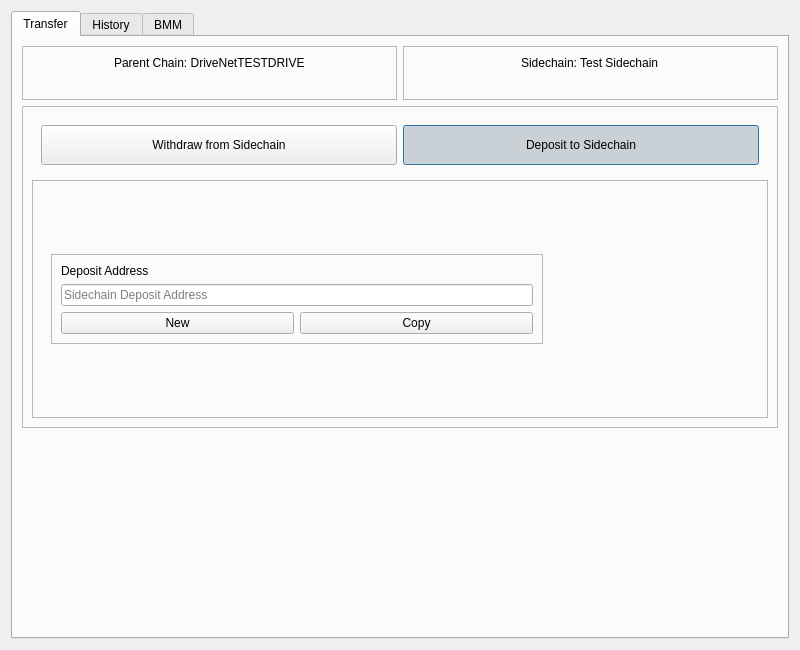
<?xml version="1.0" encoding="UTF-8"?>
<ui version="4.0">
 <class>SidechainPage</class>
 <widget class="QWidget" name="SidechainPage">
  <property name="geometry">
   <rect>
    <x>0</x>
    <y>0</y>
    <width>800</width>
    <height>650</height>
   </rect>
  </property>
  <property name="windowTitle">
   <string>Form</string>
  </property>
  <layout class="QVBoxLayout" name="verticalLayout_2">
   <item>
    <widget class="QTabWidget" name="tabWidget">
     <property name="currentIndex">
      <number>0</number>
     </property>
     <widget class="QWidget" name="tabTransfer">
      <attribute name="icon">
       <iconset resource="../bitcoin.qrc">
        <normaloff>:/icons/tx_inout</normaloff>:/icons/tx_inout</iconset>
      </attribute>
      <attribute name="title">
       <string>Transfer</string>
      </attribute>
      <layout class="QGridLayout" name="gridLayout">
       <item row="0" column="1">
        <widget class="QFrame" name="frame_2">
         <property name="frameShape">
          <enum>QFrame::StyledPanel</enum>
         </property>
         <property name="frameShadow">
          <enum>QFrame::Raised</enum>
         </property>
         <layout class="QGridLayout" name="gridLayout_3">
          <item row="0" column="0">
           <widget class="QLabel" name="label_2">
            <property name="text">
             <string>Sidechain: Test Sidechain</string>
            </property>
           </widget>
          </item>
          <item row="1" column="0">
           <widget class="QLabel" name="label_4">
            <property name="sizePolicy">
             <sizepolicy hsizetype="Fixed" vsizetype="Fixed">
              <horstretch>0</horstretch>
              <verstretch>0</verstretch>
             </sizepolicy>
            </property>
            <property name="maximumSize">
             <size>
              <width>128</width>
              <height>128</height>
             </size>
            </property>
            <property name="text">
             <string/>
            </property>
            <property name="pixmap">
             <pixmap resource="../bitcoin.qrc">:/icons/about</pixmap>
            </property>
           </widget>
          </item>
         </layout>
        </widget>
       </item>
       <item row="1" column="0" colspan="2">
        <widget class="QFrame" name="frame_3">
         <property name="frameShape">
          <enum>QFrame::StyledPanel</enum>
         </property>
         <property name="frameShadow">
          <enum>QFrame::Raised</enum>
         </property>
         <layout class="QVBoxLayout" name="verticalLayout_4">
          <item>
           <widget class="QFrame" name="frame_4">
            <property name="frameShape">
             <enum>QFrame::NoFrame</enum>
            </property>
            <property name="frameShadow">
             <enum>QFrame::Raised</enum>
            </property>
            <layout class="QHBoxLayout" name="horizontalLayout">
             <item>
              <widget class="QPushButton" name="pushButtonWithdraw">
               <property name="minimumSize">
                <size>
                 <width>0</width>
                 <height>40</height>
                </size>
               </property>
               <property name="text">
                <string>Withdraw from Sidechain</string>
               </property>
               <property name="icon">
                <iconset resource="../bitcoin.qrc">
                 <normaloff>:/icons/left</normaloff>:/icons/left</iconset>
               </property>
               <property name="iconSize">
                <size>
                 <width>32</width>
                 <height>32</height>
                </size>
               </property>
               <property name="checkable">
                <bool>true</bool>
               </property>
               <property name="autoExclusive">
                <bool>true</bool>
               </property>
              </widget>
             </item>
             <item>
              <widget class="QPushButton" name="pushButtonDeposit">
               <property name="minimumSize">
                <size>
                 <width>0</width>
                 <height>40</height>
                </size>
               </property>
               <property name="layoutDirection">
                <enum>Qt::RightToLeft</enum>
               </property>
               <property name="text">
                <string>Deposit to Sidechain</string>
               </property>
               <property name="icon">
                <iconset resource="../bitcoin.qrc">
                 <normaloff>:/icons/right</normaloff>:/icons/right</iconset>
               </property>
               <property name="iconSize">
                <size>
                 <width>32</width>
                 <height>32</height>
                </size>
               </property>
               <property name="checkable">
                <bool>true</bool>
               </property>
               <property name="checked">
                <bool>true</bool>
               </property>
               <property name="autoExclusive">
                <bool>true</bool>
               </property>
               <property name="autoDefault">
                <bool>false</bool>
               </property>
               <property name="default">
                <bool>true</bool>
               </property>
              </widget>
             </item>
            </layout>
           </widget>
          </item>
          <item>
           <widget class="QFrame" name="frame_5">
            <property name="frameShape">
             <enum>QFrame::StyledPanel</enum>
            </property>
            <property name="frameShadow">
             <enum>QFrame::Raised</enum>
            </property>
            <layout class="QGridLayout" name="gridLayout_9">
             <item row="0" column="0">
              <widget class="QStackedWidget" name="stackedWidget">
               <property name="currentIndex">
                <number>1</number>
               </property>
               <widget class="QWidget" name="pageWithdraw">
                <layout class="QVBoxLayout" name="verticalLayout_3">
                 <item>
                  <widget class="QFrame" name="frame_7">
                   <property name="frameShape">
                    <enum>QFrame::StyledPanel</enum>
                   </property>
                   <property name="frameShadow">
                    <enum>QFrame::Raised</enum>
                   </property>
                   <layout class="QGridLayout" name="gridLayout_4">
                    <item row="0" column="0">
                     <widget class="QLabel" name="label_5">
                      <property name="sizePolicy">
                       <sizepolicy hsizetype="Preferred" vsizetype="Maximum">
                        <horstretch>0</horstretch>
                        <verstretch>0</verstretch>
                       </sizepolicy>
                      </property>
                      <property name="text">
                       <string>Pending:</string>
                      </property>
                     </widget>
                    </item>
                    <item row="1" column="1">
                     <widget class="QLabel" name="available">
                      <property name="sizePolicy">
                       <sizepolicy hsizetype="Preferred" vsizetype="Maximum">
                        <horstretch>0</horstretch>
                        <verstretch>0</verstretch>
                       </sizepolicy>
                      </property>
                      <property name="text">
                       <string>0.0</string>
                      </property>
                     </widget>
                    </item>
                    <item row="0" column="1">
                     <widget class="QLabel" name="pending">
                      <property name="sizePolicy">
                       <sizepolicy hsizetype="Preferred" vsizetype="Maximum">
                        <horstretch>0</horstretch>
                        <verstretch>0</verstretch>
                       </sizepolicy>
                      </property>
                      <property name="text">
                       <string>0.0</string>
                      </property>
                     </widget>
                    </item>
                    <item row="0" column="2" rowspan="2">
                     <spacer name="horizontalSpacer_2">
                      <property name="orientation">
                       <enum>Qt::Horizontal</enum>
                      </property>
                      <property name="sizeType">
                       <enum>QSizePolicy::MinimumExpanding</enum>
                      </property>
                      <property name="sizeHint" stdset="0">
                       <size>
                        <width>40</width>
                        <height>20</height>
                       </size>
                      </property>
                     </spacer>
                    </item>
                    <item row="1" column="0">
                     <widget class="QLabel" name="label_7">
                      <property name="sizePolicy">
                       <sizepolicy hsizetype="Preferred" vsizetype="Maximum">
                        <horstretch>0</horstretch>
                        <verstretch>0</verstretch>
                       </sizepolicy>
                      </property>
                      <property name="text">
                       <string>Available to withdraw:</string>
                      </property>
                     </widget>
                    </item>
                   </layout>
                  </widget>
                 </item>
                 <item>
                  <widget class="QFrame" name="frame_8">
                   <property name="frameShape">
                    <enum>QFrame::StyledPanel</enum>
                   </property>
                   <property name="frameShadow">
                    <enum>QFrame::Raised</enum>
                   </property>
                   <layout class="QGridLayout" name="gridLayout_5">
                    <item row="1" column="0">
                     <layout class="QHBoxLayout" name="payToLayout">
                      <property name="spacing">
                       <number>0</number>
                      </property>
                      <item>
                       <widget class="QValidatedLineEdit" name="payTo">
                        <property name="toolTip">
                         <string>The Bitcoin address to send the payment to</string>
                        </property>
                        <property name="text">
                         <string/>
                        </property>
                        <property name="placeholderText">
                         <string>Mainchain Bitcoin Address</string>
                        </property>
                       </widget>
                      </item>
                      <item>
                       <widget class="QToolButton" name="pasteButton">
                        <property name="toolTip">
                         <string>Paste address from clipboard</string>
                        </property>
                        <property name="text">
                         <string/>
                        </property>
                        <property name="icon">
                         <iconset resource="../bitcoin.qrc">
                          <normaloff>:/icons/editpaste</normaloff>:/icons/editpaste</iconset>
                        </property>
                        <property name="iconSize">
                         <size>
                          <width>22</width>
                          <height>22</height>
                         </size>
                        </property>
                        <property name="shortcut">
                         <string>Alt+P</string>
                        </property>
                       </widget>
                      </item>
                      <item>
                       <widget class="QToolButton" name="deleteButton">
                        <property name="toolTip">
                         <string>Remove this entry</string>
                        </property>
                        <property name="text">
                         <string/>
                        </property>
                        <property name="icon">
                         <iconset resource="../bitcoin.qrc">
                          <normaloff>:/icons/remove</normaloff>:/icons/remove</iconset>
                        </property>
                        <property name="iconSize">
                         <size>
                          <width>22</width>
                          <height>22</height>
                         </size>
                        </property>
                       </widget>
                      </item>
                     </layout>
                    </item>
                    <item row="0" column="0">
                     <widget class="QLabel" name="label_9">
                      <property name="text">
                       <string>Withdraw Address:</string>
                      </property>
                     </widget>
                    </item>
                    <item row="2" column="0">
                     <layout class="QHBoxLayout" name="horizontalLayoutAmount" stretch="0">
                      <item>
                       <widget class="BitcoinAmountField" name="payAmount"/>
                      </item>
                     </layout>
                    </item>
                    <item row="1" column="1" rowspan="2">
                     <widget class="QPushButton" name="pushButtonWT">
                      <property name="sizePolicy">
                       <sizepolicy hsizetype="Minimum" vsizetype="Minimum">
                        <horstretch>0</horstretch>
                        <verstretch>0</verstretch>
                       </sizepolicy>
                      </property>
                      <property name="text">
                       <string>Withdraw</string>
                      </property>
                     </widget>
                    </item>
                   </layout>
                  </widget>
                 </item>
                </layout>
               </widget>
               <widget class="QWidget" name="pageDeposit">
                <layout class="QHBoxLayout" name="horizontalLayout_5">
                 <item>
                  <widget class="QFrame" name="frame_6">
                   <property name="sizePolicy">
                    <sizepolicy hsizetype="Preferred" vsizetype="Maximum">
                     <horstretch>0</horstretch>
                     <verstretch>0</verstretch>
                    </sizepolicy>
                   </property>
                   <property name="frameShape">
                    <enum>QFrame::StyledPanel</enum>
                   </property>
                   <property name="frameShadow">
                    <enum>QFrame::Raised</enum>
                   </property>
                   <layout class="QGridLayout" name="gridLayout_8">
                    <item row="3" column="1">
                     <widget class="QPushButton" name="pushButtonCopy">
                      <property name="sizePolicy">
                       <sizepolicy hsizetype="Minimum" vsizetype="Fixed">
                        <horstretch>0</horstretch>
                        <verstretch>0</verstretch>
                       </sizepolicy>
                      </property>
                      <property name="text">
                       <string>Copy</string>
                      </property>
                      <property name="icon">
                       <iconset resource="../bitcoin.qrc">
                        <normaloff>:/icons/editcopy</normaloff>:/icons/editcopy</iconset>
                      </property>
                     </widget>
                    </item>
                    <item row="1" column="0" colspan="2">
                     <widget class="QLineEdit" name="lineEditDepositAddress">
                      <property name="sizePolicy">
                       <sizepolicy hsizetype="Expanding" vsizetype="Fixed">
                        <horstretch>0</horstretch>
                        <verstretch>0</verstretch>
                       </sizepolicy>
                      </property>
                      <property name="placeholderText">
                       <string>Sidechain Deposit Address</string>
                      </property>
                     </widget>
                    </item>
                    <item row="3" column="0">
                     <widget class="QPushButton" name="pushButtonNew">
                      <property name="text">
                       <string>New</string>
                      </property>
                      <property name="icon">
                       <iconset resource="../bitcoin.qrc">
                        <normaloff>:/movies/spinner-035</normaloff>:/movies/spinner-035</iconset>
                      </property>
                     </widget>
                    </item>
                    <item row="0" column="0">
                     <widget class="QLabel" name="labelDepositAddress">
                      <property name="text">
                       <string>Deposit Address</string>
                      </property>
                     </widget>
                    </item>
                   </layout>
                  </widget>
                 </item>
                 <item>
                  <widget class="QRImageWidget" name="QRCode">
                   <property name="sizePolicy">
                    <sizepolicy hsizetype="Minimum" vsizetype="Fixed">
                     <horstretch>0</horstretch>
                     <verstretch>0</verstretch>
                    </sizepolicy>
                   </property>
                   <property name="minimumSize">
                    <size>
                     <width>200</width>
                     <height>200</height>
                    </size>
                   </property>
                   <property name="maximumSize">
                    <size>
                     <width>200</width>
                     <height>200</height>
                    </size>
                   </property>
                   <property name="toolTip">
                    <string>QR Code</string>
                   </property>
                   <property name="textFormat">
                    <enum>Qt::PlainText</enum>
                   </property>
                   <property name="alignment">
                    <set>Qt::AlignCenter</set>
                   </property>
                   <property name="wordWrap">
                    <bool>true</bool>
                   </property>
                  </widget>
                 </item>
                </layout>
               </widget>
              </widget>
             </item>
            </layout>
           </widget>
          </item>
         </layout>
        </widget>
       </item>
       <item row="0" column="0">
        <widget class="QFrame" name="frame">
         <property name="frameShape">
          <enum>QFrame::StyledPanel</enum>
         </property>
         <property name="frameShadow">
          <enum>QFrame::Raised</enum>
         </property>
         <layout class="QGridLayout" name="gridLayout_2">
          <item row="0" column="0">
           <widget class="QLabel" name="label">
            <property name="text">
             <string>Parent Chain: DriveNetTESTDRIVE</string>
            </property>
           </widget>
          </item>
          <item row="1" column="0">
           <widget class="QLabel" name="label_3">
            <property name="sizePolicy">
             <sizepolicy hsizetype="Fixed" vsizetype="Fixed">
              <horstretch>0</horstretch>
              <verstretch>0</verstretch>
             </sizepolicy>
            </property>
            <property name="maximumSize">
             <size>
              <width>128</width>
              <height>128</height>
             </size>
            </property>
            <property name="text">
             <string/>
            </property>
            <property name="pixmap">
             <pixmap resource="../bitcoin.qrc">:/icons/bitcoin</pixmap>
            </property>
            <property name="scaledContents">
             <bool>true</bool>
            </property>
           </widget>
          </item>
         </layout>
        </widget>
       </item>
       <item row="2" column="0" colspan="2">
        <spacer name="verticalSpacer_4">
         <property name="orientation">
          <enum>Qt::Vertical</enum>
         </property>
         <property name="sizeHint" stdset="0">
          <size>
           <width>20</width>
           <height>40</height>
          </size>
         </property>
        </spacer>
       </item>
      </layout>
     </widget>
     <widget class="QWidget" name="tabHistory">
      <attribute name="icon">
       <iconset resource="../bitcoin.qrc">
        <normaloff>:/icons/history</normaloff>:/icons/history</iconset>
      </attribute>
      <attribute name="title">
       <string>History</string>
      </attribute>
      <layout class="QGridLayout" name="gridLayout_6">
       <item row="2" column="0">
        <widget class="QLabel" name="label_10">
         <property name="text">
          <string>WT^ Explorer:</string>
         </property>
        </widget>
       </item>
       <item row="0" column="0">
        <widget class="QFrame" name="frame_10">
         <property name="frameShape">
          <enum>QFrame::StyledPanel</enum>
         </property>
         <property name="frameShadow">
          <enum>QFrame::Raised</enum>
         </property>
         <layout class="QGridLayout" name="gridLayout_7">
          <item row="2" column="2">
           <widget class="QFrame" name="frameOutgoing">
            <property name="frameShape">
             <enum>QFrame::StyledPanel</enum>
            </property>
            <property name="frameShadow">
             <enum>QFrame::Raised</enum>
            </property>
            <layout class="QVBoxLayout" name="verticalLayout_8"/>
           </widget>
          </item>
          <item row="0" column="1">
           <widget class="QLabel" name="label_11">
            <property name="text">
             <string>Incoming </string>
            </property>
           </widget>
          </item>
          <item row="2" column="1">
           <widget class="QFrame" name="frameIncoming">
            <property name="frameShape">
             <enum>QFrame::StyledPanel</enum>
            </property>
            <property name="frameShadow">
             <enum>QFrame::Raised</enum>
            </property>
            <layout class="QVBoxLayout" name="verticalLayout_6"/>
           </widget>
          </item>
          <item row="0" column="2">
           <widget class="QLabel" name="label_12">
            <property name="text">
             <string>Outgoing</string>
            </property>
           </widget>
          </item>
         </layout>
        </widget>
       </item>
       <item row="3" column="0">
        <widget class="QFrame" name="frame_9">
         <property name="frameShape">
          <enum>QFrame::StyledPanel</enum>
         </property>
         <property name="frameShadow">
          <enum>QFrame::Raised</enum>
         </property>
         <layout class="QVBoxLayout" name="verticalLayout_7">
          <item>
           <widget class="QLineEdit" name="lineEditWTtxid">
            <property name="placeholderText">
             <string>Enter WT^ TXID</string>
            </property>
           </widget>
          </item>
          <item>
           <widget class="QTreeView" name="treeView"/>
          </item>
         </layout>
        </widget>
       </item>
       <item row="1" column="0">
        <widget class="QFrame" name="frame_11">
         <property name="frameShape">
          <enum>QFrame::StyledPanel</enum>
         </property>
         <property name="frameShadow">
          <enum>QFrame::Raised</enum>
         </property>
         <layout class="QHBoxLayout" name="horizontalLayout_3">
          <item>
           <widget class="QRadioButton" name="radioButtonHighlightMine">
            <property name="text">
             <string>High&amp;light Mine</string>
            </property>
            <property name="checked">
             <bool>true</bool>
            </property>
           </widget>
          </item>
          <item>
           <widget class="QRadioButton" name="radioButtonOnlyMine">
            <property name="text">
             <string>Only &amp;Mine</string>
            </property>
           </widget>
          </item>
          <item>
           <spacer name="horizontalSpacer_3">
            <property name="orientation">
             <enum>Qt::Horizontal</enum>
            </property>
            <property name="sizeHint" stdset="0">
             <size>
              <width>40</width>
              <height>20</height>
             </size>
            </property>
           </spacer>
          </item>
         </layout>
        </widget>
       </item>
      </layout>
     </widget>
     <widget class="QWidget" name="tabBMM">
      <attribute name="icon">
       <iconset resource="../bitcoin.qrc">
        <normaloff>:/icons/tx_mined</normaloff>:/icons/tx_mined</iconset>
      </attribute>
      <attribute name="title">
       <string>BMM</string>
      </attribute>
      <layout class="QGridLayout" name="gridLayout_13">
       <item row="0" column="0">
        <widget class="QTabWidget" name="tabWidget_2">
         <property name="currentIndex">
          <number>0</number>
         </property>
         <widget class="QWidget" name="Automated">
          <attribute name="title">
           <string>Automated</string>
          </attribute>
          <layout class="QGridLayout" name="gridLayout_14">
           <item row="1" column="0" colspan="2">
            <widget class="Line" name="line_2">
             <property name="orientation">
              <enum>Qt::Horizontal</enum>
             </property>
            </widget>
           </item>
           <item row="8" column="0" colspan="2">
            <widget class="QFrame" name="frame_13">
             <property name="frameShape">
              <enum>QFrame::StyledPanel</enum>
             </property>
             <property name="frameShadow">
              <enum>QFrame::Raised</enum>
             </property>
             <layout class="QGridLayout" name="gridLayout_11">
              <item row="1" column="1">
               <widget class="QListWidget" name="listWidgetBMMConnected"/>
              </item>
              <item row="1" column="0">
               <widget class="QListWidget" name="listWidgetBMMCreated"/>
              </item>
              <item row="0" column="0">
               <widget class="QLabel" name="label_18">
                <property name="text">
                 <string>BMM Requests Created:</string>
                </property>
               </widget>
              </item>
              <item row="0" column="1">
               <widget class="QLabel" name="label_19">
                <property name="text">
                 <string>BMM Blocks Connected:</string>
                </property>
               </widget>
              </item>
             </layout>
            </widget>
           </item>
           <item row="9" column="0" colspan="2">
            <spacer name="verticalSpacer_3">
             <property name="orientation">
              <enum>Qt::Vertical</enum>
             </property>
             <property name="sizeType">
              <enum>QSizePolicy::Minimum</enum>
             </property>
             <property name="sizeHint" stdset="0">
              <size>
               <width>20</width>
               <height>40</height>
              </size>
             </property>
            </spacer>
           </item>
           <item row="3" column="1">
            <widget class="QSpinBox" name="spinBoxRefreshInterval">
             <property name="suffix">
              <string> Seconds</string>
             </property>
             <property name="minimum">
              <number>1</number>
             </property>
             <property name="maximum">
              <number>600</number>
             </property>
             <property name="value">
              <number>21</number>
             </property>
            </widget>
           </item>
           <item row="4" column="0" colspan="2">
            <widget class="QFrame" name="frame_14">
             <property name="frameShape">
              <enum>QFrame::StyledPanel</enum>
             </property>
             <property name="frameShadow">
              <enum>QFrame::Raised</enum>
             </property>
             <layout class="QVBoxLayout" name="verticalLayout">
              <item>
               <widget class="QLabel" name="label_15">
                <property name="text">
                 <string>Hash of last mainchain block seen: </string>
                </property>
               </widget>
              </item>
              <item>
               <widget class="QPushButton" name="pushButtonHashBlockLastSeen">
                <property name="cursor">
                 <cursorShape>ArrowCursor</cursorShape>
                </property>
                <property name="text">
                 <string>0000000000000000000000000000000000000000000000000000000000000000</string>
                </property>
                <property name="flat">
                 <bool>true</bool>
                </property>
               </widget>
              </item>
             </layout>
            </widget>
           </item>
           <item row="3" column="0">
            <widget class="QDoubleSpinBox" name="doubleSpinBoxBMMAmount">
             <property name="prefix">
              <string/>
             </property>
             <property name="suffix">
              <string> BTC</string>
             </property>
             <property name="decimals">
              <number>2</number>
             </property>
             <property name="minimum">
              <double>0.000000000000000</double>
             </property>
             <property name="maximum">
              <double>1.000000000000000</double>
             </property>
             <property name="singleStep">
              <double>0.001000000000000</double>
             </property>
             <property name="value">
              <double>0.010000000000000</double>
             </property>
            </widget>
           </item>
           <item row="2" column="1">
            <widget class="QLabel" name="label_14">
             <property name="text">
              <string>Refresh Interval</string>
             </property>
            </widget>
           </item>
           <item row="2" column="0">
            <widget class="QLabel" name="label_13">
             <property name="sizePolicy">
              <sizepolicy hsizetype="Minimum" vsizetype="Preferred">
               <horstretch>0</horstretch>
               <verstretch>0</verstretch>
              </sizepolicy>
             </property>
             <property name="text">
              <string>Critical Transaction Amount</string>
             </property>
            </widget>
           </item>
           <item row="0" column="0" colspan="2">
            <widget class="QCheckBox" name="checkBoxEnableAutomation">
             <property name="statusTip">
              <string/>
             </property>
             <property name="whatsThis">
              <string/>
             </property>
             <property name="text">
              <string>Enable Automated BMM</string>
             </property>
             <property name="checked">
              <bool>false</bool>
             </property>
            </widget>
           </item>
          </layout>
         </widget>
         <widget class="QWidget" name="Manual">
          <attribute name="title">
           <string>Manual</string>
          </attribute>
          <layout class="QGridLayout" name="gridLayout_12">
           <item row="2" column="0">
            <widget class="QFrame" name="frameManualBMM">
             <property name="enabled">
              <bool>true</bool>
             </property>
             <property name="frameShape">
              <enum>QFrame::StyledPanel</enum>
             </property>
             <property name="frameShadow">
              <enum>QFrame::Raised</enum>
             </property>
             <layout class="QGridLayout" name="gridLayout_15">
              <item row="4" column="0">
               <widget class="Line" name="line">
                <property name="orientation">
                 <enum>Qt::Horizontal</enum>
                </property>
               </widget>
              </item>
              <item row="3" column="0">
               <widget class="QLineEdit" name="lineEditCoinbaseHex">
                <property name="placeholderText">
                 <string>Coinbase Hex</string>
                </property>
               </widget>
              </item>
              <item row="2" column="0">
               <widget class="QLineEdit" name="lineEditProof">
                <property name="placeholderText">
                 <string>TxOut Proof</string>
                </property>
               </widget>
              </item>
              <item row="5" column="0">
               <widget class="QPushButton" name="pushButtonSubmitBlock">
                <property name="text">
                 <string>Submit Block</string>
                </property>
               </widget>
              </item>
              <item row="1" column="0">
               <widget class="QLineEdit" name="lineEditBMMHash">
                <property name="placeholderText">
                 <string>BMM Block Hash</string>
                </property>
               </widget>
              </item>
              <item row="0" column="0">
               <widget class="QLabel" name="label_6">
                <property name="text">
                 <string>Submit BMM Block</string>
                </property>
               </widget>
              </item>
             </layout>
            </widget>
           </item>
           <item row="0" column="0">
            <widget class="QFrame" name="frame_12">
             <property name="frameShape">
              <enum>QFrame::StyledPanel</enum>
             </property>
             <property name="frameShadow">
              <enum>QFrame::Raised</enum>
             </property>
             <layout class="QGridLayout" name="gridLayout_10">
              <item row="1" column="0">
               <widget class="QLabel" name="label_8">
                <property name="text">
                 <string>Create BMM Block</string>
                </property>
               </widget>
              </item>
              <item row="4" column="0">
               <widget class="QPushButton" name="pushButtonCreateBlock">
                <property name="text">
                 <string>Generate BMM Block</string>
                </property>
               </widget>
              </item>
              <item row="3" column="0" colspan="2">
               <widget class="QTextBrowser" name="textBrowser"/>
              </item>
              <item row="4" column="1">
               <widget class="QPushButton" name="pushButtonSendCriticalRequest">
                <property name="text">
                 <string>Send BMM Request to Mainchain</string>
                </property>
               </widget>
              </item>
              <item row="2" column="0" colspan="2">
               <widget class="QLineEdit" name="lineEditManualBMMHash">
                <property name="readOnly">
                 <bool>true</bool>
                </property>
                <property name="placeholderText">
                 <string>BMM Block Blind Hash (h*)</string>
                </property>
               </widget>
              </item>
             </layout>
            </widget>
           </item>
           <item row="3" column="0">
            <spacer name="verticalSpacer">
             <property name="orientation">
              <enum>Qt::Vertical</enum>
             </property>
             <property name="sizeHint" stdset="0">
              <size>
               <width>20</width>
               <height>40</height>
              </size>
             </property>
            </spacer>
           </item>
           <item row="1" column="0">
            <spacer name="verticalSpacer_2">
             <property name="orientation">
              <enum>Qt::Vertical</enum>
             </property>
             <property name="sizeHint" stdset="0">
              <size>
               <width>20</width>
               <height>40</height>
              </size>
             </property>
            </spacer>
           </item>
          </layout>
         </widget>
        </widget>
       </item>
      </layout>
     </widget>
    </widget>
   </item>
  </layout>
 </widget>
 <customwidgets>
  <customwidget>
   <class>QValidatedLineEdit</class>
   <extends>QLineEdit</extends>
   <header>qt/qvalidatedlineedit.h</header>
  </customwidget>
  <customwidget>
   <class>BitcoinAmountField</class>
   <extends>QLineEdit</extends>
   <header>qt/bitcoinamountfield.h</header>
   <container>1</container>
  </customwidget>
  <customwidget>
   <class>QRImageWidget</class>
   <extends>QLabel</extends>
   <header>qt/receiverequestdialog.h</header>
  </customwidget>
 </customwidgets>
 <resources>
  <include location="../bitcoin.qrc"/>
 </resources>
 <connections/>
</ui>
